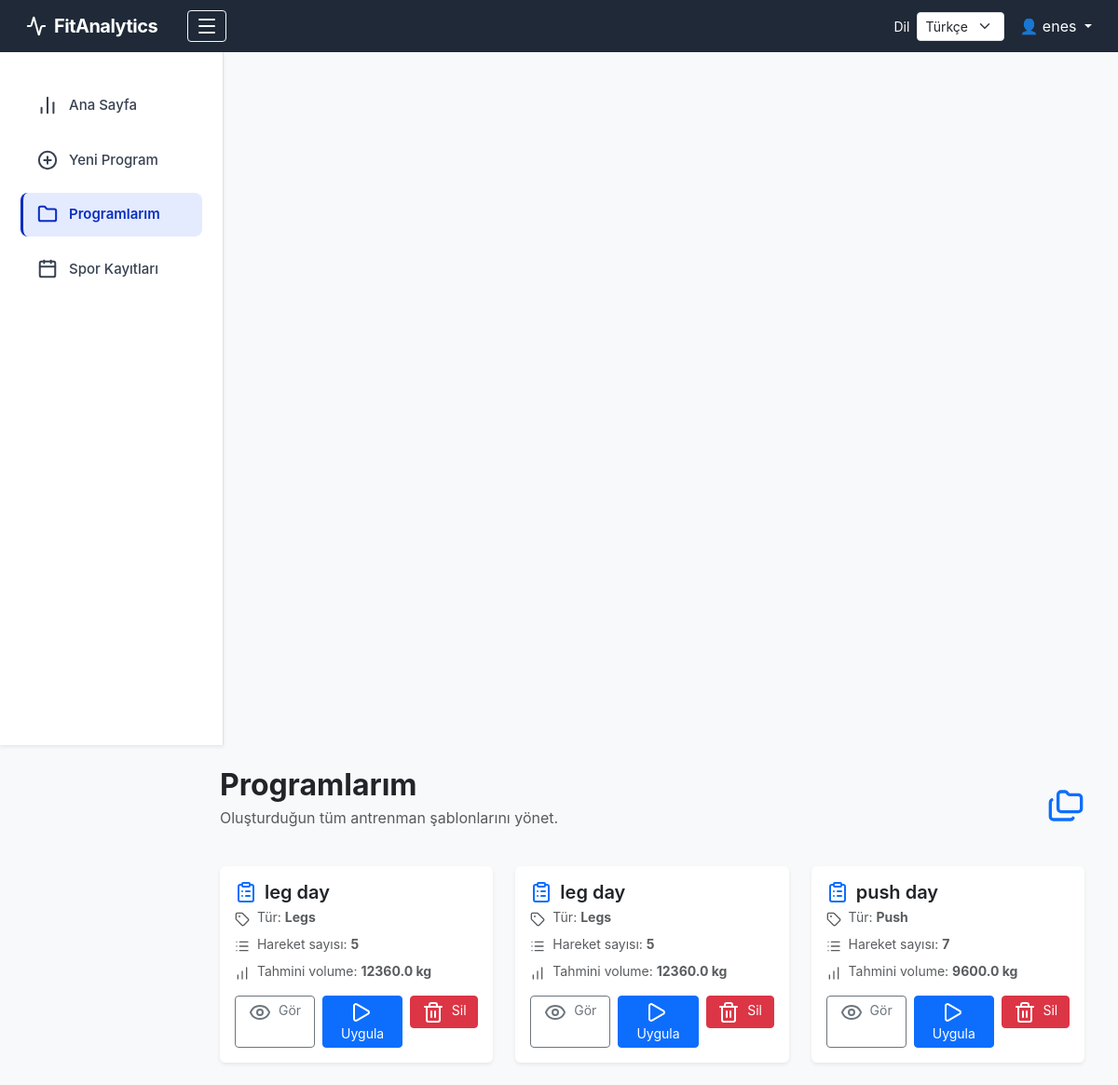
Page /my-templates (signed in) on the earlier database version.
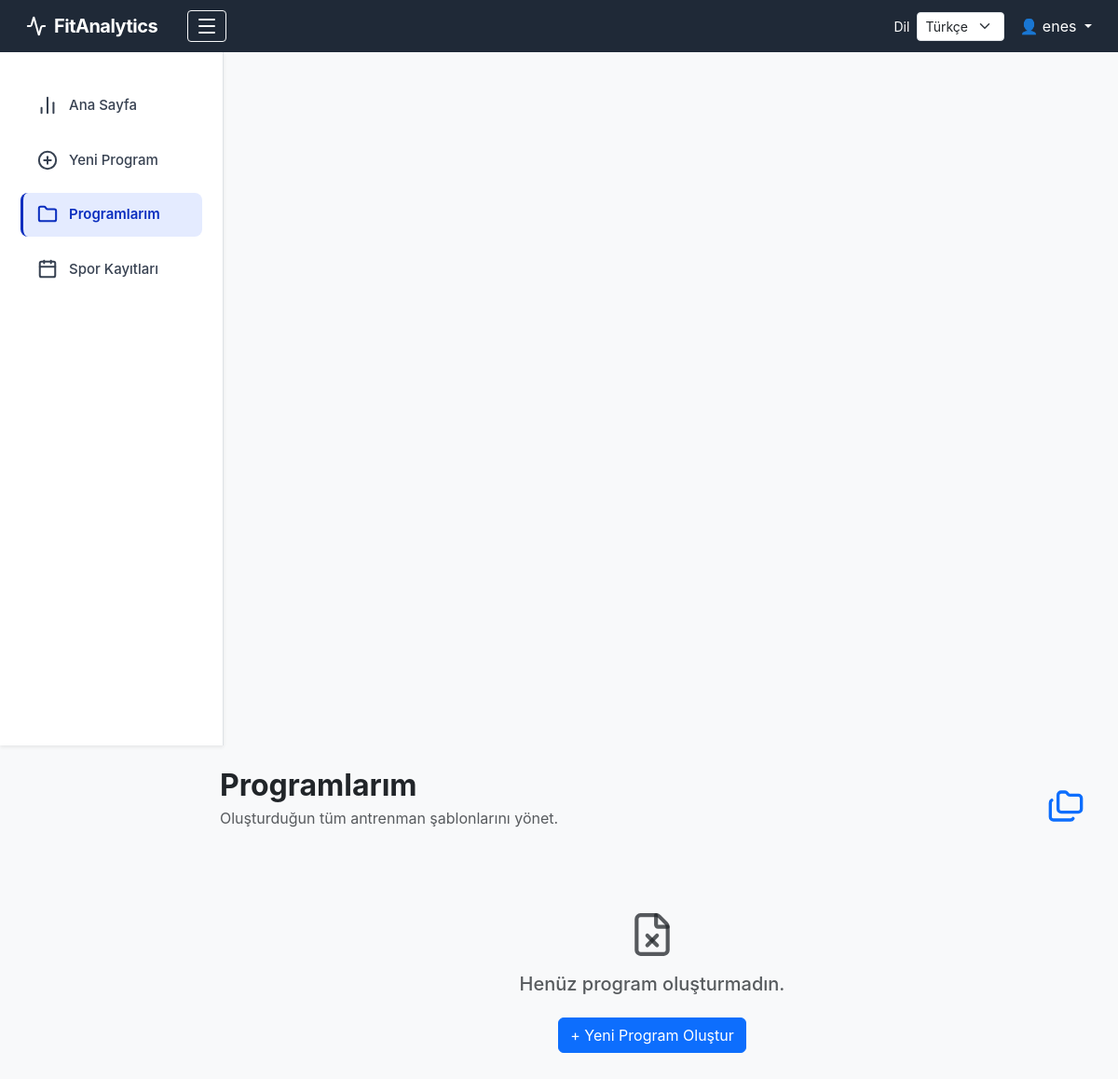
Same page on the later database version.
### tables this page shows
CREATE TABLE workout_templates (
    template_id    INTEGER PRIMARY KEY AUTOINCREMENT,
    user_id        INTEGER NOT NULL,
    template_name  TEXT NOT NULL,
    workout_type   TEXT NOT NULL,
    FOREIGN KEY (user_id) REFERENCES users(user_id)
);

### app/blueprints/templates.py (the view)
@main.route("/my-templates")
def my_templates():
    if "user_id" not in session:
        return redirect(url_for("main.login"))
    user_id = session["user_id"]
    conn = get_connection()
    cur = conn.cursor()
    cur.execute("""
        SELECT wt.template_id, wt.template_name, wt.workout_type,
               COUNT(te.template_exercise_id) AS count_ex,
               COALESCE(SUM(te.default_sets * te.default_reps * te.default_weight), 0) AS volume
        FROM workout_templates wt
        LEFT JOIN template_exercises te ON te.template_id = wt.template_id
        WHERE wt.user_id = ?
        GROUP BY wt.template_id
        ORDER BY wt.template_name ASC
    """, (user_id,))
    templates = cur.fetchall()
    conn.close()
    return render_template("templates.html", templates=templates)

### app/database.py (called while the page is built)
def get_connection():
    conn = sqlite3.connect(DB_PATH)
    conn.row_factory = sqlite3.Row
    return conn

### app/templates/templates.html
{% extends "layout.html" %}
{% block content %}
<div class="container-fluid">
    <div class="d-flex justify-content-between align-items-center mb-4">
        <div>
            <h2 class="fw-bold mb-1">Programlarım</h2>
            <p class="text-muted">Oluşturduğun tüm antrenman şablonlarını yönet.</p>
        </div>
        <i data-lucide="folders" class="text-primary" style="width:40px;height:40px;"></i>
    </div>
    {% if templates %}
    <div class="row g-4">
        {% for t in templates %}
        <div class="col-md-6 col-lg-4">
            <div class="card shadow-sm border-0 h-100 template-card">
                <div class="card-body">
                    <h5 class="fw-semibold d-flex align-items-center mb-1">
                        <i data-lucide="clipboard-list" class="me-2 text-primary"></i>
                        {{ t.template_name }}
                    </h5>
                    <p class="text-muted mb-2" style="font-size:14px;">
                        <i data-lucide="tag" class="me-1" style="width:16px;height:16px;"></i>
                        Tür: <strong>{{ t.workout_type | capitalize }}</strong>
                    </p>
                    <p class="text-muted mb-2" style="font-size:14px;">
                        <i data-lucide="list" class="me-1" style="width:16px;height:16px;"></i>
                        Hareket sayısı: <strong>{{ t.count_ex }}</strong>
                    </p>
                    <p class="text-muted mb-3" style="font-size:14px;">
                        <i data-lucide="bar-chart" class="me-1" style="width:16px;height:16px;"></i>
                        Tahmini volume: <strong>{{ t.volume | round(2) }} kg</strong>
                    </p>
                    <div class="d-flex gap-2 mt-3">
                        <a href="{{ url_for('main.template_detail', template_id=t.template_id) }}"
                        class="btn btn-sm btn-outline-secondary w-100">
                            <i data-lucide="eye" class="me-1"></i> Gör
                        </a>
                        <a href="{{ url_for('main.use_template', template_id=t.template_id) }}"
                        class="btn btn-sm btn-primary w-100 text-white">
                            <i data-lucide="play" class="me-1"></i> Uygula
                        </a>
                        <form action="{{ url_for('main.delete_template', template_id=t.template_id) }}"
                            method="POST"
                            class="w-100">
                            <button class="btn btn-sm btn-danger w-100"
                                    onclick="return confirm('Bu şablonu silmek istediğine emin misin?')">
                                <i data-lucide="trash-2" class="me-1"></i> Sil
                            </button>
                        </form>
                    </div>
                </div>
            </div>
        </div>
        {% endfor %}
    </div>
    {% else %}
    <div class="text-center py-5">
        <i data-lucide="file-x" class="text-muted mb-3" style="width:50px;height:50px;"></i>
        <h5 class="text-muted">Henüz program oluşturmadın.</h5>
        <a href="{{ url_for('main.add_template') }}" class="btn btn-primary mt-3">
            + Yeni Program Oluştur
        </a>
    </div>
    {% endif %}
</div>
{% endblock %}

Differences in the rows shown:
removed workout_templates: template_name "leg day", workout_type "Legs", count_ex "5", volume "12360.0"
removed workout_templates: template_name "leg day", workout_type "Legs", count_ex "5", volume "12360.0"
removed workout_templates: template_name "push day", workout_type "Push", count_ex "7", volume "9600.0"
Other differences:
text now shown: "Henüz program oluşturmadın. + Yeni Program Oluştur"
